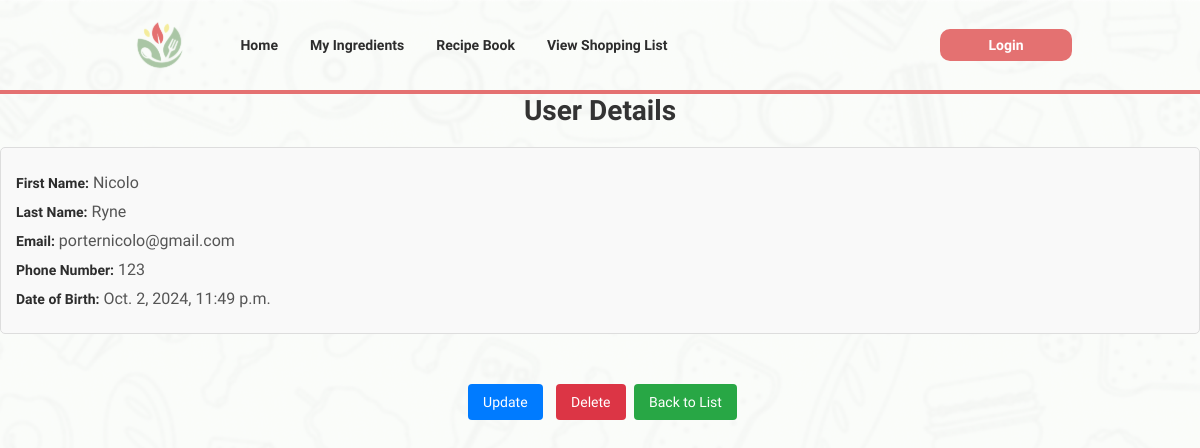
The page /users/1/ on the database its author committed.
### apps/users/models.py (models this page shows, shortened)
class User(models.Model):
    user_id = models.AutoField(primary_key=True)
    fname = models.CharField(max_length=100)
    lname = models.CharField(max_length=100)
    password = models.CharField(max_length=255)
    email = models.CharField(max_length=255, unique=True)
    phone_number = models.CharField(max_length=11)
    date_of_birth = models.DateTimeField()

### apps/users/views.py (the view)
# urls.py: path('<int:pk>/', UserDetailView.as_view(), name='user-detail'),
class UserDetailView(DetailView):
    model = User
    template_name = 'user_detail.html'
    context_object_name = 'user'

### apps/users/templates/user_detail.html (shortened to what this page needs)
{% extends "base.html" %}
{% block content %}
<div>
    <h2>User Details</h2>
    <div class="user-info">
        <p><strong>First Name:</strong> {{ user.fname }}</p>
        <p><strong>Last Name:</strong> {{ user.lname }}</p>
        <p><strong>Email:</strong> {{ user.email }}</p>
        <p><strong>Phone Number:</strong> {{ user.phone_number }}</p>
        <p><strong>Date of Birth:</strong> {{ user.date_of_birth }}</p>
    </div>
    <div class="user-actions">
        <a href="{% url 'user-update' user.pk %}" class="btn-action">Update</a>
        <a href="{% url 'user-delete' user.pk %}" class="btn-action btn-delete">Delete</a>
        <a href="{% url 'user-list' %}" class="btn-back">Back to List</a>
    </div>
</div>
{% endblock %}

### static/css/base.css (style rules this page uses)
:root { --primary-coral: #e47171; --primary-peach: #f4c49c; --primary-lemon: #f3ef9b; --primary-sage: #aac6a5; --text-dark: #2d2d2d; --text-gray: #7c7b7b; }
*, *::before, *::after { padding: 0; margin: 0; box-sizing: border-box; }
html, body { width: 100%; height: 100%; }
body, body * { font-size: 14px; font-family: "Raleway", sans-serif; color: var(--text-dark); }
body { min-height: 100vh; background-image: url(/static/img/bg_doodle.png); background-size: cover; background-position: center; background-repeat: no-repeat; }

### apps/users/templates/user_detail.html (style rules this page uses)
h2 { font-size: 28px; margin-bottom: 20px; color: #333; text-align: center; }
.user-info { margin-bottom: 30px; padding: 15px; background-color: #f9f9f9; border: 1px solid #ddd; border-radius: 5px; }
.user-info p { margin: 10px 0; font-size: 16px; color: #555; }
.user-actions { text-align: center; }
.btn-action { display: inline-block; margin: 5px; padding: 10px 15px; color: white; background-color: #007bff; border-radius: 4px; text-decoration: none; transition: background-color 0.3s; }
.btn-delete { background-color: #dc3545; }
.btn-back { display: inline-block; margin-top: 20px; padding: 10px 15px; color: white; background-color: #28a745; border-radius: 4px; text-decoration: none; transition: background-color 0.3s; }

### rows shown on the page
User: fname "Nicolo", lname "Ryne", email "porternicolo@gmail.com", phone_number "123", date_of_birth "Oct. 2, 2024, 11:49 p.m."
